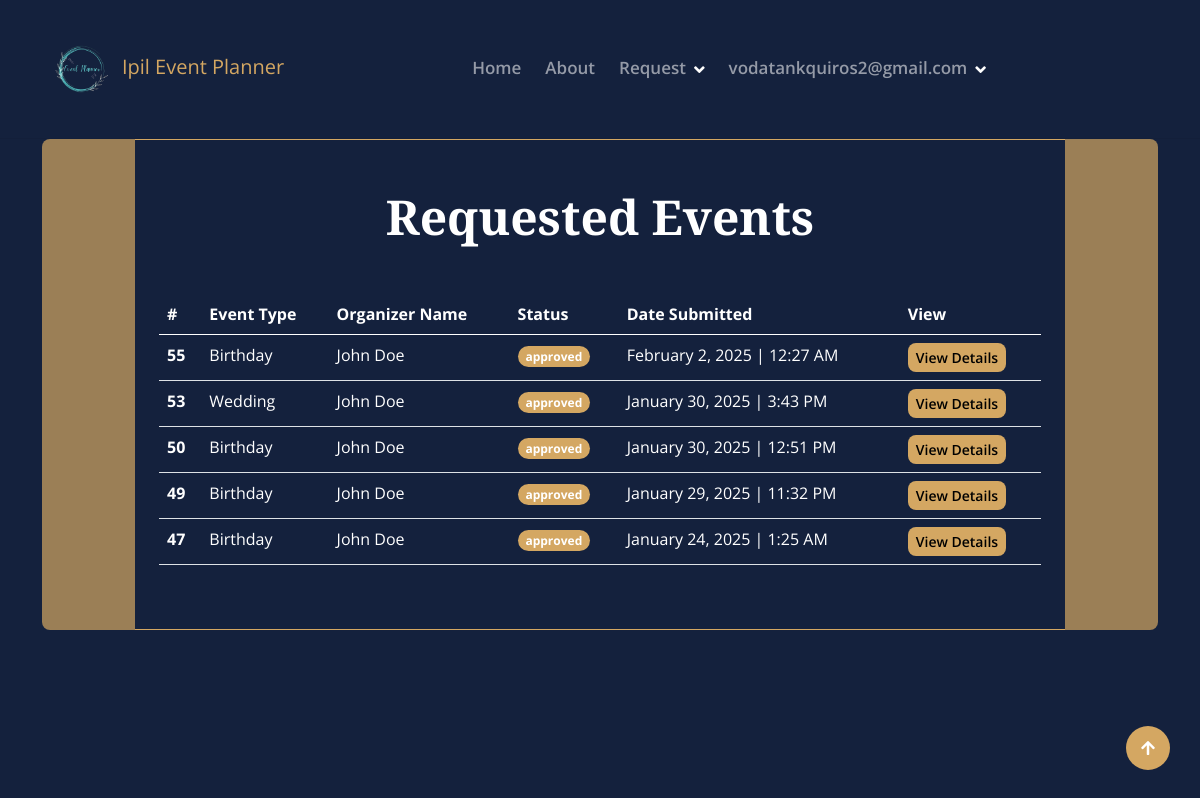
The page /client/request.php (signed in) on the database its author committed.
### tables this page shows
CREATE TABLE `client_request_form` (
  `id` int(11) NOT NULL,
  `client_form_id` int(11) NOT NULL,
  `client_id` int(11) NOT NULL,
  `organizer_id` int(11) NOT NULL,
  `event_type` int(11) NOT NULL,
  `status` varchar(255) NOT NULL DEFAULT 'pending',
  `date_start` varchar(255) NOT NULL,
  `date_end` varchar(255) NOT NULL,
  `date_created` datetime NOT NULL DEFAULT current_timestamp()
);

CREATE TABLE `event_types` (
  `event_type_id` int(11) NOT NULL,
  `event_name` varchar(255) NOT NULL,
  `event_image` varchar(255) NOT NULL
);

CREATE TABLE `users` (
  `user_id` int(11) NOT NULL,
  `full_name` varchar(255) NOT NULL,
  `company_name` varchar(255) NOT NULL,
  `birthday` date NOT NULL,
  `age` int(11) NOT NULL,
  `gender` varchar(255) NOT NULL,
  `civil_status` varchar(255) NOT NULL,
  `address` varchar(255) NOT NULL,
  `contact` int(11) NOT NULL,
  `username` varchar(255) NOT NULL,
  `status` enum('approved','pending','denied') NOT NULL DEFAULT 'pending',
  `email` varchar(255) NOT NULL,
  `password` varchar(255) NOT NULL,
  `profile_pic` varchar(255) NOT NULL,
  `facebook` varchar(255) NOT NULL,
  `valid_id` varchar(255) NOT NULL,
  `user_type` varchar(255) NOT NULL,
  `user_plan_id` int(11) NOT NULL,
  `date_created` datetime NOT NULL DEFAULT current_timestamp()
);

### client/request.php (the view, shortened to what this page needs)
<?php include '../connection/conn.php'; ?>
<!DOCTYPE html>
<html lang="en" style=" background-color: #14213d;">
<?php include 'includes/head.php'; ?>
<body style=" background-color: #14213d;">
    <?php include 'includes/topbar.php'; ?>
    <div class="container" style=" background-color: #14213d; ">
        <div class="row g-0">
            <div class="col-1">
                <div class="img-fluid h-100 w-100 rounded-start"
                    style="object-fit: cover; opacity: 0.7; background-color: #d4a762; "> </div>
            </div>
            <div class="col-10">
                <div class="border-bottom border-top border-primary bg-light py-5 px-4">
                    <div class="text-center">
                        <h1 class="display-5 mb-5">Requested Events</h1>
                    </div>
                    <?php
                    $user_id = $_SESSION['id'];
                    $query = "
                            SELECT
                                et.event_name, u.full_name, crf.status, crf.id, et.event_type_id, crf.date_created
                            FROM client_request_form AS crf
                            LEFT JOIN birthday_client_form AS bcf ON crf.client_form_id = bcf.id
                            LEFT JOIN wedding_form AS wf ON crf.client_form_id = wf.id
                            LEFT JOIN christening_form AS cf ON crf.client_form_id = cf.id
                            INNER JOIN event_types AS et ON crf.event_type = et.event_type_id
                            INNER JOIN users AS u ON crf.organizer_id = u.user_id
                            WHERE (bcf.id IS NOT NULL OR wf.id IS NOT NULL OR cf.id IS NOT NULL)
                            AND crf.status = 'approved' AND crf.client_id = $user_id
                            ORDER BY crf.date_created DESC";
                    $result = mysqli_query($conn, $query);
                    ?>
                    <div class="overflow-auto">
                        <table class="table">
                            <thead>
                                <tr>
                                    <th scope="col">#</th>
                                    <th scope="col">Event Type</th>
                                    <th scope="col">Organizer Name</th>
                                    <th scope="col">Status</th>
                                    <th scope="col">Date Submitted</th>
                                    <th scope="col">View</th>
                                </tr>
                            </thead>
                            <tbody>
                                <?php if (mysqli_num_rows($result) > 0): ?>
                                    <?php while ($row = mysqli_fetch_assoc($result)): ?>
                                        <tr>
                                            <th scope="row"><?php echo $row['id']; ?></th>
                                            <td><?php echo htmlspecialchars($row['event_name']); ?></td>
                                            <td><?php echo htmlspecialchars($row['full_name']); ?></td>
                                            <td>
                                                <?php
                                                $badge_class = '';
                                                switch ($row['status']) {
                                                    case 'approved':
                                                        $badge_class = 'bg-primary';
                                                        break;
                                                }
                                                echo '<span class="badge rounded-pill ' . $badge_class . '">' . htmlspecialchars($row['status']) . '</span>';
                                                ?>
                                            </td>
                                            <td><?php echo date('F j, Y | g:i A', strtotime($row['date_created'])); ?></td>
                                            <td>
                                                <a href="form_details.php?id=<?php echo $row['id']; ?>&event_type=<?php echo $row['event_type_id']; ?>"
                                                    class="btn btn-primary btn-sm">View Details</a>
                                            </td>
                                        </tr>
                                    <?php endwhile; ?>
                                <?php else: ?>
                                    <tr>
                                        <td colspan="7" class="text-center">No data available</td>
                                    </tr>
                                <?php endif; ?>
                            </tbody>
                        </table>
                    </div>
                </div>
            </div>
            <div class="col-1">
                <div class="img-fluid h-100 w-100 rounded-end"
                    style="object-fit: cover; opacity: 0.7;  background-color: #d4a762;"></div>
            </div>
        </div>
    </div>
    <a href="#" class="btn btn-md-square btn-primary rounded-circle back-to-top"><i class="fa fa-arrow-up"></i></a>
</body>
</html>

### client/css/style.css (style rules this page uses)
.back-to-top { position: fixed; right: 30px; bottom: 30px; z-index: 99; }
h1, h2, h3, .h1, .h2, .h3 { font-weight: 400 !important; font-family: "Libre Baskerville", serif !important; }
.btn.btn-primary { border: 0; }
.btn { font-weight: 600; transition: .5s; }
.btn-md-square { width: 44px; height: 44px; }
.btn-square, .btn-sm-square, .btn-md-square, .btn-lg-square { padding: 0; display: flex; align-items: center; justify-content: center; font-weight: normal; }

### client/includes/topbar.php (style rules this page uses)
h1, h2, h3, .h1, .h2, .h3 { font-family: "Libre Baskerville", serif !important; font-weight: 700 !important; font-style: normal; color: #ffffff !important; }
.bg-light { background-color: #14213d !important; }
*, *::before, *::after { box-sizing: border-box; color: #ffffff; }

### rows shown on the page
client_request_form: id "55", event_types.event_name "Birthday", users.full_name "John Doe", status "approved", date_created "February 2, 2025 | 12:27 AM"
client_request_form: id "53", event_types.event_name "Wedding", users.full_name "John Doe", status "approved", date_created "January 30, 2025 | 3:43 PM"
client_request_form: id "50", event_types.event_name "Birthday", users.full_name "John Doe", status "approved", date_created "January 30, 2025 | 12:51 PM"
client_request_form: id "49", event_types.event_name "Birthday", users.full_name "John Doe", status "approved", date_created "January 29, 2025 | 11:32 PM"
client_request_form: id "47", event_types.event_name "Birthday", users.full_name "John Doe", status "approved", date_created "January 24, 2025 | 1:25 AM"

### other values the page prints
$_SESSION['email'] "vodatankquiros2@gmail.com"
